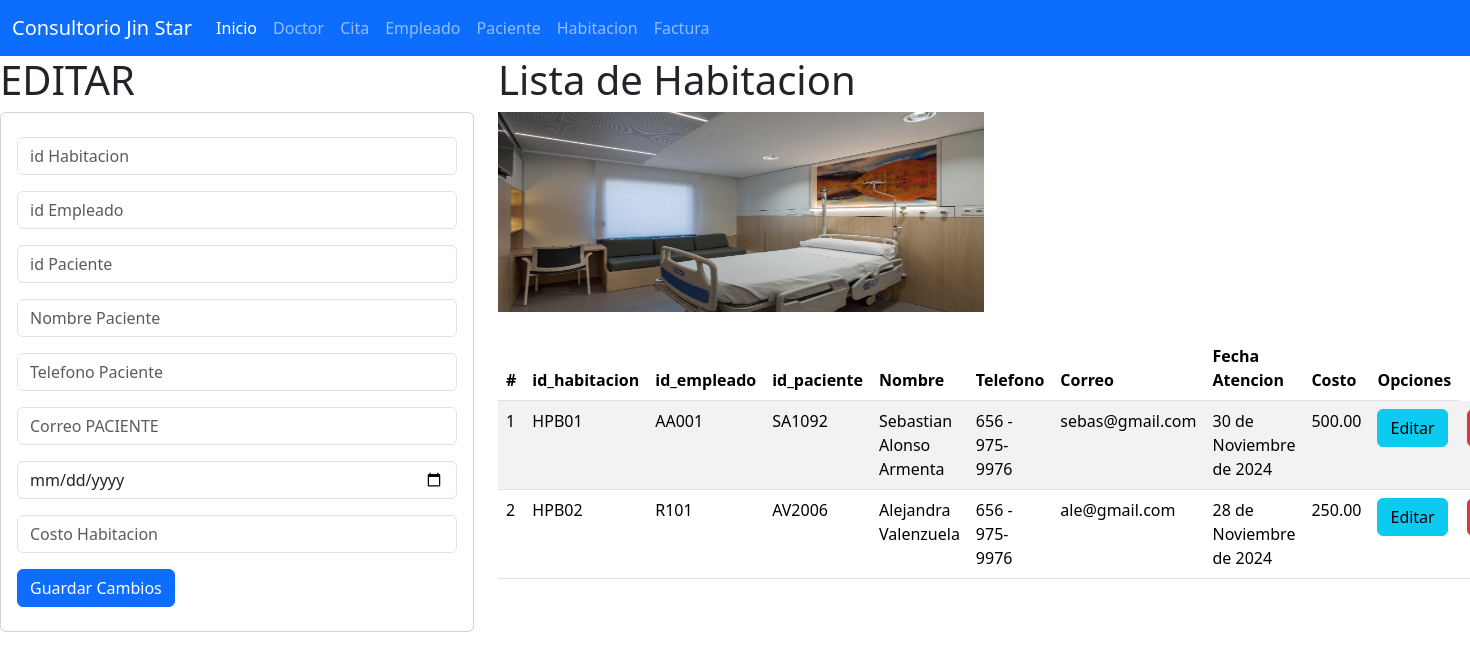
Screenshot of /habitacion with the database file from the repository.
### habitacion_app/models.py (models this page shows, shortened)
class Habitacion(models.Model):
    id_habitacion=models.CharField(primary_key=True,max_length=6)
    id_empleado=models.CharField(max_length=6)
    id_paciente=models.CharField(max_length=6)
    nombre=models.CharField(max_length=100)
    telefono=models.CharField(max_length=15)
    correo=models.CharField(max_length=30)
    fecha_at=models.DateField()
    costo=models.DecimalField(max_digits=7,decimal_places=2)

### habitacion_app/views.py (the view)
# urls.py: path("habitacion", views.inicio_vistaHabitacion, name="habitacion"),
def inicio_vistaHabitacion(request):
    lahabitacion=Habitacion.objects.all()
    return render(request,"gestionarHabitacion.html",{"mihabitacion":lahabitacion})

### habitacion_app/templates/gestionarHabitacion.html (shortened to what this page needs)
{% extends "base.html" %}
{% block cuerpo %}
{% load static %}
    <div class="row">
    <div class="col-sm-12 col-md-4 col-lg-4 col-xl-4">
    <h1> EDITAR </h1>
    <div class="card">
        <div class="card-body">
        <form action="registrarHabitacion/" method= "POST"> {% csrf_token %}
            <div class="form-group py-2">
            <input type="text" id="skzid_habitacion" name="skzid_habitacion" class="form-control" placeholder="id Habitacion" minlenght="1" maxlenght="6" required>
            </div>
            <div class="form-group py-2">
            <input type="text" id="skzid_empleado" name="skzid_empleado" class="form-control" placeholder="id Empleado" minlenght="1" maxlenght="6" required>
            </div>
            <div class="form-group py-2">
            <input type="text" id="skzid_paciente" name="skzid_paciente" class="form-control" placeholder="id Paciente" minlenght="1" maxlenght="6" required>
            </div>
            <div class="form-group py-2">
            <input type="text" id="skznombre" name="skznombre" class="form-control" placeholder="Nombre Paciente" maxlenght="100" required>
            </div>
            <div class="form-group py-2">
           <input type="text" id="skztel" name="skztel" class="form-control" placeholder="Telefono Paciente" minlenght="1" maxlenght="15" required>
            </div>
            <div class="form-group py-2">
            <input type="text" id="skzcorreo" name="skzcorreo" class="form-control" placeholder="Correo PACIENTE" minlenght="1" maxlenght="30" required>
            </div>
            <div class="form-group py-2">
            <input type="date" id="skzfecha_at" name="skzfecha_at" class="form-control" placeholder="Fecha Habitacion" required>
            </div>
            <div class="form-group py-2">
            <input type="number" id="skzcosto" name="skzcosto" class="form-control" placeholder="Costo Habitacion " maxlenght="7" required>
            </div>
            <div class="form-group py-2">
            <button type="submit" class="btn btn-primary">Guardar Cambios</button>
        </div>
        </form>
    </div>
    </div>
    </div>
    <div class="col-sm-12 col-md-8 col-lg-8 col-xl-8 ">
        <h1> Lista de Habitacion </h1>
        <img class="w-50" src="{% static 'img/habitacion.jpg' %}" alt="alondra" width="100" height="200">
        <br>
        <br>
        <table class="table table-striped">
            <thead>
            <tr>
                <th scope="col">#</th>
                <th scope="col">id_habitacion</th>
                <th scope="col">id_empleado</th>
                <th scope="col">id_paciente</th>
                <th scope="col">Nombre</th>
                <th scope="col">Telefono</th>
                <th scope="col">Correo </th>
                <th scope="col">Fecha Atencion</th>
                <th scope="col">Costo</th>
                <th> Opciones </th>
            </tr>
            </thead>
            <tbody>
        {% for m in mihabitacion %}
        <tr>
            <td>
                {{forloop.counter}}
            </td>
            <td> {{m.id_habitacion}} </td>
            <td> {{m.id_empleado}} </td>
            <td> {{m.id_paciente}} </td>
            <td> {{m.nombre}} </td>
            <td> {{m.telefono}} </td>
            <td> {{m.correo}} </td>
            <td> {{m.fecha_at}} </td>
            <td> {{m.costo}} </td>
            <td> <a href="seleccionarHabitacion/{{m.id_habitacion}}" class="btn btn-info">Editar</a></td>
            <td> <a href="borrarHabitacion/{{m.id_habitacion}}" class="btn btn-danger">Borrar</a></td>
        </tr>
        {% endfor %}
            </tbody>
        </table>
{% endblock %}

### rows the page displays
Habitacion: id_habitacion "HPB01", id_empleado "AA001", id_paciente "SA1092", nombre "Sebastian Alonso Armenta", telefono "656 - 975-9976", correo "sebas@gmail.com", fecha_at "30 de Noviembre de 2024", costo "500.00"
Habitacion: id_habitacion "HPB02", id_empleado "R101", id_paciente "AV2006", nombre "Alejandra Valenzuela", telefono "656 - 975-9976", correo "ale@gmail.com", fecha_at "28 de Noviembre de 2024", costo "250.00"
